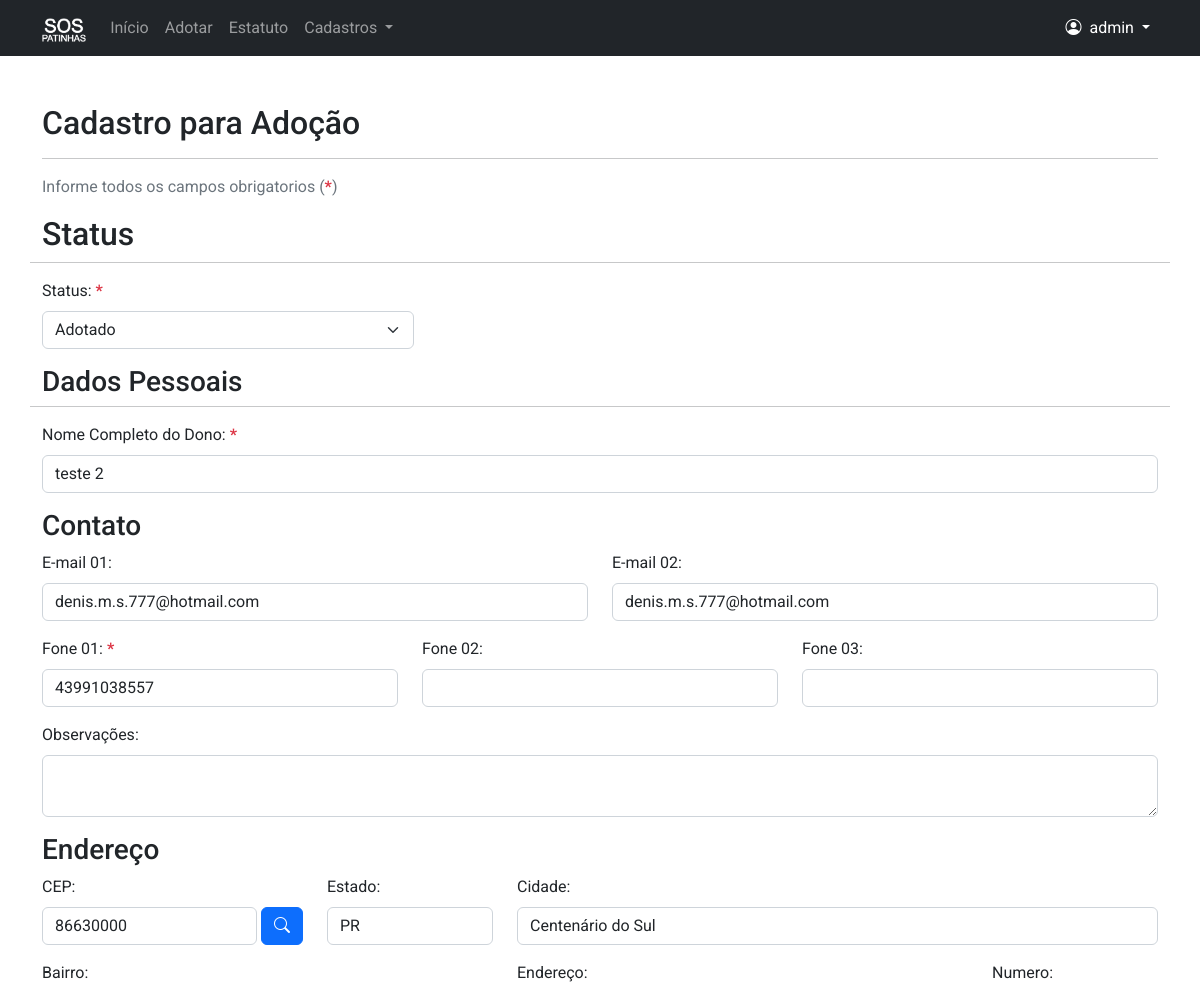
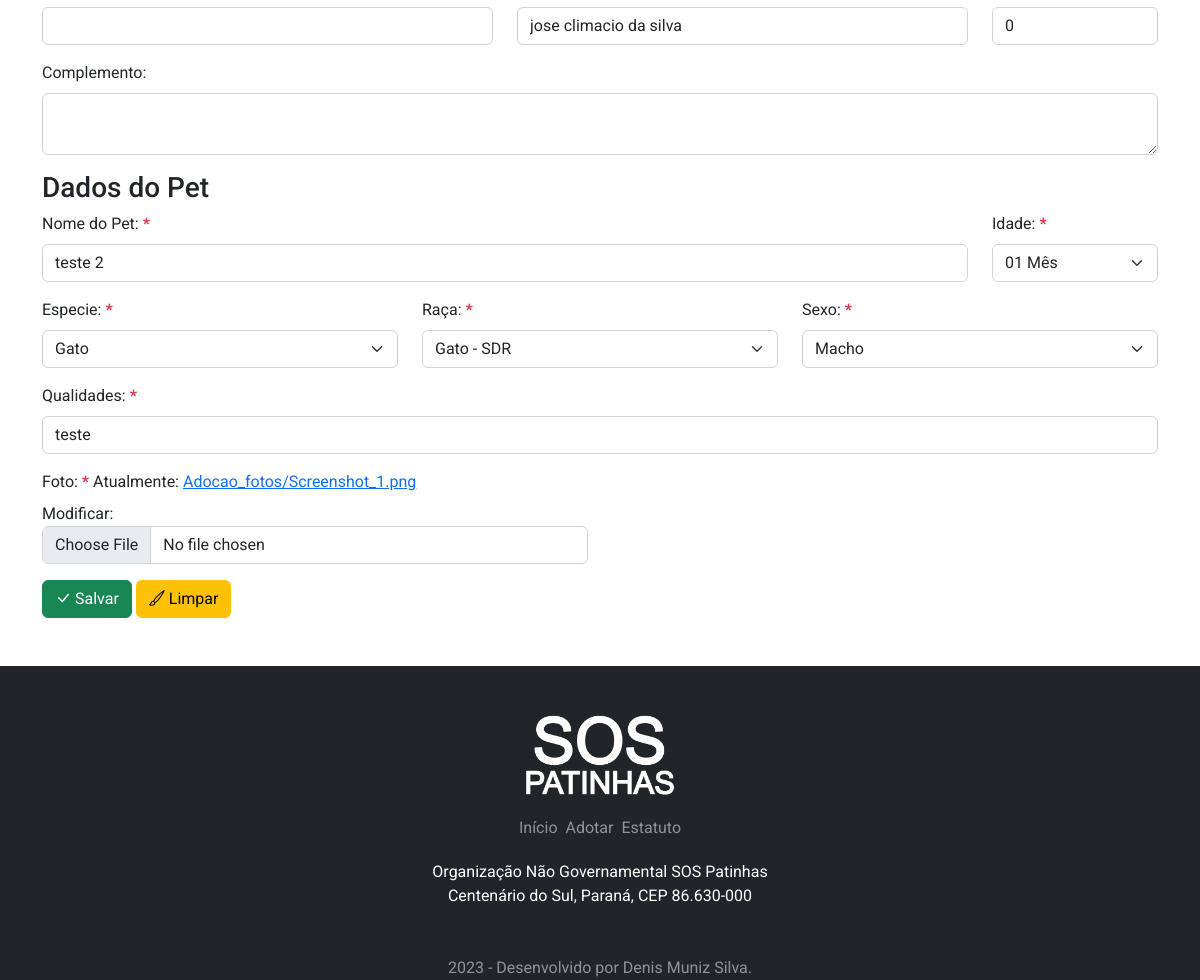
Screenshot of /adocao/edit/1 (signed in) with the database file from the repository (2 pictures, top to bottom).
### pet/models.py (models this page shows, shortened)
class Adocao(models.Model):
    VAR_SEXO = [
        ('Indefinido', 'Indefinido'),
        ('Macho', 'Macho'),
        ('Fêmea', 'Fêmea'),
    ]
    VAR_STATUS = [
        ('d', 'Disponível'),
        ('a', 'Adotado'),
        ('c', 'Adoção Cancelada'),
    ]
    VAR_IDADE = [
        ('Desconhecida', 'Desconhecida'),
        ('01 Mês', '01 Mês'),
        ('02 Mêses', '02 Mêses'),
        ('03 Mêses', '03 Mêses'),
        ('04 Mêses', '04 Mêses'),
        ('05 Mêses', '05 Mêses'),
        ('06 Mêses', '06 Mêses'),
        ('07 Mêses', '07 Mêses'),
        ('08 Mêses', '08 Mêses'),
        ('09 Mêses', '09 Mêses'),
        ('10 Mêses', '10 Mêses'),
        ('11 Mêses', '11 Mêses'),
        ('01 Ano', '01 Ano'),
        ('02 Anos', '02 Anos'),
        ('03 Anos', '03 Anos'),
        ('04 Anos', '04 Anos'),
        ('05 Anos', '05 Anos'),
        ('06 Anos', '06 Anos'),
        ('07 Anos', '07 Anos'),
        ('08 Anos', '08 Anos'),
        ('09 Anos', '09 Anos'),
        ('10 Anos', '10 Anos'),
        ('11 Anos', '11 Anos'),
        ('12 Anos', '12 Anos'),
        ('13 Anos', '13 Anos'),
        ('14 Anos', '14 Anos'),
        ('15 Anos', '15 Anos'),
        ('16 Anos', '16 Anos'),
        ('17 Anos', '17 Anos'),
        ('18 Anos', '18 Anos'),
        ('19 Anos', '19 Anos'),
        ('20 Anos', '20 Anos'),
        ('21 Anos', '21 Anos'),
        ('22 Anos', '22 Anos'),
        ('23 Anos', '23 Anos'),
        ('24 Anos', '24 Anos'),
        ('25 Anos', '25 Anos'),
        ('26 Anos', '26 Anos'),
        ('27 Anos', '27 Anos'),
        ('28 Anos', '28 Anos'),
        ('29 Anos', '29 Anos'),
        ('30 Anos', '30 Anos'),
    ]
    cadastrado_em = models.DateTimeField(auto_now_add=True)
    cadastrado_por = models.ForeignKey(User, on_delete=models.PROTECT, verbose_name='Cadastrante')
    nome_dono = models.CharField(
        max_length=200, verbose_name='Nome Completo do Dono')
    email_1 = models.CharField(
        max_length=150, verbose_name='E-mail 01', null=True, blank=True)
    email_2 = models.CharField(
        max_length=150, verbose_name='E-mail 02', null=True, blank=True)
    fone_1 = models.CharField(max_length=15, verbose_name='Fone 01')
    fone_2 = models.CharField(
        max_length=15, verbose_name='Fone 02', null=True, blank=True)
    fone_3 = models.CharField(
        max_length=15, verbose_name='Fone 03', null=True, blank=True)
    obs = models.TextField(
        max_length=2000, verbose_name='Observações', null=True, blank=True)
    cep = models.CharField(
        max_length=8, verbose_name='CEP', null=True, blank=True)
    estado = models.CharField(
        max_length=2, verbose_name='Estado', null=True, blank=True)
    cidade = models.CharField(
        max_length=200, verbose_name='Cidade', null=True, blank=True)
    bairro = models.CharField(
        max_length=200, verbose_name='Bairro', null=True, blank=True)
    endereco = models.CharField(
        max_length=250, verbose_name='Endereço', null=True, blank=True)
    numero = models.IntegerField(
        default=0, verbose_name='Número', null=True, blank=True)
    complemento = models.TextField(
        max_length=2000, verbose_name='Complemento', null=True, blank=True)
    nome_pet = models.CharField(max_length=200, verbose_name='Nome do Pet')
    idade = models.CharField(max_length=15, choices=VAR_IDADE)
    especie = models.ForeignKey(
        Especie, on_delete=models.PROTECT, verbose_name='Especie')
    raca = models.ForeignKey(
        Raca, on_delete=models.PROTECT, verbose_name='Raça')
    sexo = models.CharField(max_length=10, choices=VAR_SEXO)
    qualidades = models.CharField(max_length=2000, verbose_name='Qualidades')
    img = models.ImageField(upload_to='Adocao_fotos/', verbose_name='Foto')
    status = models.CharField(max_length=1, choices=VAR_STATUS)

class Raca(models.Model):
    especie = models.ForeignKey(
        Especie, on_delete=models.PROTECT, verbose_name='Especie')
    raca = models.CharField(max_length=150, verbose_name='Raça')
    def __str__(self):
        return f"{self.especie.nome} - {self.raca}"

### pet/views.py (the view)
# urls.py: path('adocao/edit/<int:pk>', PaginaCadastroAdotarEdit.as_view(), name='edit-pet'),
class PaginaCadastroAdotarEdit(LoginRequiredMixin, UpdateView):
    login_url = reverse_lazy('login')
    model = Adocao
    fields = [
        'nome_dono',
        'email_1',
        'email_2',
        'fone_1',
        'fone_2',
        'fone_3',
        'obs',
        'cep',
        'estado',
        'cidade',
        'bairro',
        'endereco',
        'numero',
        'complemento',
        'nome_pet',
        'idade',
        'especie',
        'raca',
        'sexo',
        'qualidades',
        'img',
        'status',
    ]
    template_name = 'pet/divulgar_cadastro.html'
    success_url = reverse_lazy('lista-pet')

### pet/models.py (called while the page is built)
    def __str__(self):
        return f"{self.nome}"

### pet/templates/pet/divulgar_cadastro.html (shortened to what this page needs)
{% extends 'base.html' %}
{% load static %}
{% load widget_tweaks %}
{% block pagina %}
<div class="container py-5">
    <h2>Cadastro para Adoção</h2>
    <hr>
    <p class="text-secondary">
        Informe todos os campos obrigatorios (<span class="text-danger"><b>*</b></span>)
    </p>
    <form enctype="multipart/form-data" method="post">
        <div class="row">
            <h2>Status</h2>
            <hr>
        </div>
        <div class="col-sm-12 col-md-4 mb-3">
            <label for="id_status" class="form-label">Status: <span class="text-danger"><b>*</b></span></label>
            {{ form.status|add_class:"form-select" }}
        </div>
        <div class="row">
            <h3>Dados Pessoais</h3>
            <hr>
            <div class="col-sm-12 col-md-12 mb-3">
                <label for="id_nome-dono" class="form-label">Nome Completo do Dono: <span class="text-danger"><b>*</b></span></label>
                {{ form.nome_dono|add_class:"form-control" }}
            </div>
        </div>
        <h3>Contato</h3>
        <div class="row">
            <div class="col-sm-12 col-md-6 mb-3">
                <label for="id_email_1" class="form-label">E-mail 01:</label>
                {{ form.email_1|add_class:"form-control" }}
            </div>
            <div class="col-sm-12 col-md-6 mb-3">
                <label for="id_email_2" class="form-label">E-mail 02:</label>
                {{ form.email_2|add_class:"form-control" }}
            </div>
            <div class="col-sm-12 col-md-4 mb-3">
                <label for="id_fone_1" class="form-label telefone">Fone 01: <span class="text-danger"><b>*</b></span></label>
                {{ form.fone_1|add_class:"form-control" }}
            </div>
            <div class="col-sm-12 col-md-4 mb-3">
                <label for="id_fone_3" class="form-label telefone">Fone 02:</label>
                {{ form.fone_2|add_class:"form-control" }}
            </div>
            <div class="col-sm-12 col-md-4 mb-3">
                <label for="id_fone_3" class="form-label telefone">Fone 03:</label>
                {{ form.fone_3|add_class:"form-control" }}
            </div>
            <div class="col-sm-12 col-md-12 mb-3">
                <label for="id_obs" class="form-label">Observações:</label>
                {% render_field form.obs class="form-control" rows="2" %}
            </div>
        </div>
        <h3>Endereço</h3>
        <div class="row">
            <div class="col-sm-6 col-md-3 mb-3">
                <label for="div-cep" class="form-label d-block">CEP:</label>
                <div id="div-cep" class="d-inline-flex w-100">
                    {{ form.cep|add_class:"form-control" }}
                    <button type="button" onclick="pesquisacep(id_cep.value);" class="btn btn-primary ms-1">
                        <i class="bi bi-search" id="lupacep"></i>
                    </button>
                </div>
            </div>
            <div class="col-sm-6 col-md-2 mb-3">
                <label for="id_estado" class="form-label">Estado:</label>
                {{ form.estado|add_class:"form-control" }}
            </div>
            <div class="col-sm-12 col-md-7 mb-3">
                <label for="id_cidade" class="form-label">Cidade:</label>
                {{ form.cidade|add_class:"form-control" }}
            </div>
            <div class="col-sm-12 col-md-5 mb-3">
                <label for="id_bairro" class="form-label">Bairro:</label>
                {{ form.bairro|add_class:"form-control" }}
            </div>
            <div class="col-sm-12 col-md-5 mb-3">
                <label for="id_rua" class="form-label">Endereço:</label>
                {{ form.endereco|add_class:"form-control" }}
            </div>
            <div class="col-sm-12 col-md-2 mb-3">
                <label for="id_numero" class="form-label">Numero:</label>
                {{ form.numero |add_class:"form-control" }}
            </div>
            <div class="col-sm-12 col-md-12 mb-3">
                <label for="id_complemento" class="form-label">Complemento:</label>
                {% render_field form.complemento class="form-control" rows="2" %}
            </div>
        </div>
        <h3>Dados do Pet</h3>
        <div class="row">
            <div class="col-sm-12 col-md-10 mb-3">
                <label for="id_nome_pet" class="form-label">Nome do Pet: <span class="text-danger"><b>*</b></span></label>
                {{ form.nome_pet |add_class:"form-control" }}
            </div>
            <div class="col-sm-12 col-md-2 mb-3">
                <label for="id_idade" class="form-label">Idade: <span class="text-danger"><b>*</b></span></label>
                {{ form.idade |add_class:"form-select" }}
            </div>
            <div class="col-sm-12 col-md-4 mb-3">
                <label for="id_especie" class="form-label">Especie: <span class="text-danger"><b>*</b></span></label>
                {{ form.especie |add_class:"form-select" }}
            </div>
            <div class="col-sm-12 col-md-4 mb-3">
                <label for="id_raca" class="form-label">Raça: <span class="text-danger"><b>*</b></span></label>
                {{ form.raca |add_class:"form-select" }}
            </div>
            <div class="col-sm-12 col-md-4 mb-3">
                <label for="id_sexo" class="form-label">Sexo: <span class="text-danger"><b>*</b></span></label>
                {{ form.sexo |add_class:"form-select" }}
            </div>
            <div class="col-sm-12 col-md-12 mb-3">
                <label for="id_qualidades" class="form-label">Qualidades: <span class="text-danger"><b>*</b></span></label>
                {{ form.qualidades |add_class:"form-control" }}
            </div>
            <div class="col-sm-12 col-md-6 mb-3">
                <label for="id_img" class="form-label">Foto: <span class="text-danger"><b>*</b></span></label>
                {{ form.img |add_class:"form-control" }}
            </div>
        </div>
        <div>
            <button type="submit" class="btn btn-success"><i class="bi bi-check-lg me-1"></i>Salvar</button>
            <button type="reset" class="btn btn-warning"><i class="bi bi-brush me-1"></i>Limpar</button>
        </div>
    </form>
</div>
{% endblock %}

### templates/base.html (shortened to what this page needs)
<!doctype html>
{% load static %}
<html lang="pt-br">
<head>
    <link href="https://cdn.jsdelivr.net/npm/bootstrap@5.2.3/dist/css/bootstrap.min.css" rel="stylesheet"
>
    <link rel="stylesheet" href="{% static 'css/main.css' %}">
    <link rel="stylesheet" href="https://cdn.jsdelivr.net/npm/bootstrap-icons@1.10.3/font/bootstrap-icons.css">
</head>
<body>
    {% block menu %}
    <header>
        <div class="bg-dark">
            <nav class="container navbar navbar-dark bg-dark navbar-expand-lg ">
                <div class="container-fluid">
                    <a class="navbar-brand" href="{% url 'inicio' %}">
                        <img src="{% static 'img/sos.png' %}" alt="Logo" height="24">
                    </a>
                    <div class="collapse navbar-collapse" id="navbarSupportedContent">
                        <ul class="navbar-nav me-auto mb-2 mb-lg-0">
                            <li class="nav-item">
                                <a class="nav-link {% block menuativo1 %} {% endblock %}" aria-current="page"
                                    href="{% url 'inicio' %}">Início</a>
                            </li>
                            <li class="nav-item">
                                <a class="nav-link {% block menuativo2 %} {% endblock %}"
                                    href="{% url 'adotar' %}">Adotar</a>
                            </li>
                            <li class="nav-item">
                                <a class="nav-link {% block menuativo3 %} {% endblock %}"
                                    href="{% url 'estatuto' %}">Estatuto</a>
                            </li>
                            {% if request.user.is_authenticated %}
                            <li class="nav-item dropdown">
                                <a class="nav-link dropdown-toggle" href="#" role="button" data-bs-toggle="dropdown"
                                    aria-expanded="false">
                                    Cadastros
                                </a>
                            </li>
                            {% endif %}
                        </ul>
                        <div class="d-flex justify-content-end">
                            {% if request.user.is_authenticated %}
                            <ul class="navbar-nav me-auto mb-2 mb-lg-0">
                                <li class="nav-item dropdown ">
                                    <a class="nav-link dropdown-toggle text-white" href="#" role="button"
                                        data-bs-toggle="dropdown" aria-expanded="false">
                                        <i class="bi bi-person-circle me-1"></i>
                                        {{ request.user }}
                                    </a>
                                </li>
                            </ul>
                            {% endif %}
                        </div>
                    </div>
                </div>
            </nav>
        </div>
    </header>
    {% endblock %}
    {% block pagina %}
    {% endblock %}
    {% block footer %}
    <footer class="bg-dark pt-5">
        <div class="container d-block">
            <div class="d-flex justify-content-center pb-3">
                <img src="{% static 'img/sos.png' %}" alt="Logo" class="img-rodape">
            </div>
            <div class="d-flex justify-content-center ">
                <a href="{% url 'inicio' %}"
                    class="fst-normal {% block footerativo1 %} rodapelinks {% endblock %} p-1">Início</a>
                <a href="{% url 'adotar' %}"
                    class="fst-normal {% block footerativo2 %} rodapelinks {% endblock %} p-1">Adotar</a>
                <a href="{% url 'estatuto'  %}"
                    class="fst-normal {% block footerativo3 %} rodapelinks {% endblock %} p-1">Estatuto</a>
            </div>
            <div class="text-center text-white bg-dark p-3">
                <p>
                    Organização Não Governamental SOS Patinhas<br>
                    Centenário do Sul, Paraná, CEP 86.630-000
                </p>
            </div>
            <div class="text-center text-white-50 bg-dark pt-3">
                2023 - Desenvolvido por Denis Muniz Silva.
            </div>
        </div>
    </footer>
    {% endblock %}
</body>
</html>

### static/css/main.css (style rules this page uses)
* { font-family: 'Mountains of Christmas', cursive; font-family: 'Roboto', sans-serif; }
.img-rodape { max-width: 150px; width: 100%; display: block; }
.rodapelinks { text-decoration: none; color: rgba(255, 255, 255, 0.5); }

### rows the page displays
Adocao: status "Adotado", nome_dono "teste 2", email_1 "denis.m.s.777@hotmail.com", email_2 "denis.m.s.777@hotmail.com", fone_1 "43991038557", cep "86630000", estado "PR", cidade "Centenário do Sul", endereco "jose climacio da silva", numero "0", nome_pet "teste 2", idade "01 Mês", especie "Gato", sexo "Macho", qualidades "teste"
Raca: raca "Gato - SDR"

### other values shown
{{ request.user }} "admin"
